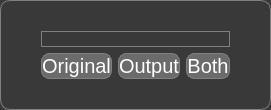
       <widget class="QFrame" name="frame_8">
        <property name="enabled">
         <bool>true</bool>
        </property>
        <property name="maximumSize">
         <size>
          <width>16777215</width>
          <height>16777215</height>
         </size>
        </property>
        <property name="font">
         <font>
          <kerning>true</kerning>
         </font>
        </property>
        <property name="autoFillBackground">
         <bool>false</bool>
        </property>
        <property name="styleSheet">
         <string notr="true">background-color:#393939;
border-radius:10px;
border:1px solid grey;</string>
        </property>
        <property name="frameShape">
         <enum>QFrame::StyledPanel</enum>
        </property>
        <property name="frameShadow">
         <enum>QFrame::Raised</enum>
        </property>
        <layout class="QVBoxLayout" name="verticalLayout_9" stretch="6,1">
         <property name="leftMargin">
          <number>40</number>
         </property>
         <property name="topMargin">
          <number>30</number>
         </property>
         <property name="rightMargin">
          <number>40</number>
         </property>
         <property name="bottomMargin">
          <number>30</number>
         </property>
         <item>
          <widget class="QLabel" name="histogram_image_chart">
           <property name="text">
            <string/>
           </property>
           <property name="pixmap">
            <pixmap>../../Desktop/Senua.webp</pixmap>
           </property>
           <property name="scaledContents">
            <bool>true</bool>
           </property>
           <property name="alignment">
            <set>Qt::AlignLeading|Qt::AlignLeft|Qt::AlignVCenter</set>
           </property>
           <property name="wordWrap">
            <bool>false</bool>
           </property>
          </widget>
         </item>
         <item>
          <layout class="QHBoxLayout" name="horizontalLayout_18">
           <item>
            <widget class="QPushButton" name="original_histogram_image_button">
             <property name="cursor">
              <cursorShape>PointingHandCursor</cursorShape>
             </property>
             <property name="styleSheet">
              <string notr="true">color:white;
font-size:20px;
background-color:#6B6B6B;
border-radius:8px</string>
             </property>
             <property name="text">
              <string>Original</string>
             </property>
            </widget>
           </item>
           <item>
            <widget class="QPushButton" name="result_histogram_image_button">
             <property name="enabled">
              <bool>false</bool>
             </property>
             <property name="cursor">
              <cursorShape>PointingHandCursor</cursorShape>
             </property>
             <property name="styleSheet">
              <string notr="true">color:white;
font-size:20px;
background-color:#6B6B6B;
border-radius:8px</string>
             </property>
             <property name="text">
              <string>Output</string>
             </property>
            </widget>
           </item>
           <item>
            <widget class="QPushButton" name="display_both_histogram_results_button">
             <property name="cursor">
              <cursorShape>PointingHandCursor</cursorShape>
             </property>
             <property name="styleSheet">
              <string notr="true">color:white;
font-size:20px;
background-color:#6B6B6B;
border-radius:8px</string>
             </property>
             <property name="text">
              <string>Both</string>
             </property>
            </widget>
           </item>
          </layout>
         </item>
        </layout>
       </widget>
